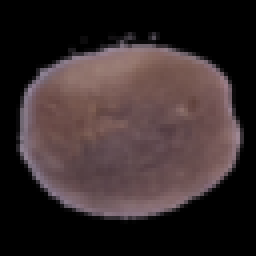
#> input picture Coffee_Inspection_Work/Data/data_raspberry/Black/black_shot1_21.png, 64 x 64 px (shown 4 times larger); its folder holds only this picture in this run
$ python final_image_preparing.py   (older library calls are emulated)
#> lines starting #> are read from the running program, lines starting #| are printed output that depends on the picture
# 해야하는거
# 1. normal img => 전처리 전부 다시해서 주변 노이즈 싹 제거
# 2. broken img => 전처리 전부 다시해서 주변 노이즈 싹 제거
# 3. black img => 전처리 전부 다시해서 주변 노이즈 싹 제거

from PIL import Image
import numpy as np
import matplotlib.pyplot as plt
import cv2
import os
import torch
import glob


# [18 lines of commented-out code are left out]
path = './Final_data_rb/Black/*.png'
black_name_list = glob.glob(path)
black_list = list()
for img_black in black_name_list:
    image = Image.open(img_black)
#> image is the input picture: PIL image 64x64 RGB; mean R, G, B 55, 43, 43.6
    black_list.append(image)

# 이미지 전처리함수
# [102 lines left out: function imgPreprocessing, not called in this run]

# 이미지 생성 및 저장 => .png로 저장해야 한다
angle_list = [0, 30, 45, 60, 90 , 120, 135, 150, 180, 210, 225, 240, 270, 300, 315, 330]

width =  64
height = 64

items = [black_list]
item_names = ['black']
for idx0, item in enumerate(items):
    for idx1, img in enumerate(item):
        # img_processed = Image.fromarray(imgPreprocessing(img,170)[3], 'RGB')
        # img_processed_final = imgPreprocessing(img,170)[3]
        img_processed_final = np.array(img)

        # plt.imshow(img_processed_final)
        # plt.show()
        cnt_sub = 0
        for idx2, angle in enumerate(angle_list):
            # matrix에 회전 array를 생성
            # cv2.getRotationMatrix2D((중심점 X좌표, 중심점 Y좌표), 각도, 스케일)을 설정
            matrix = cv2.getRotationMatrix2D((width/2, height/2), angle , 1)

            # cv2.warpAffine(원본 이미지, 배열, (결과 이미지 너비, 결과 이미지 높이))을 의미
            img_rotated = cv2.warpAffine(img_processed_final, matrix, (width, height))
            Image.fromarray(img_rotated).save('./Rotated_data_rb/' + item_names[idx0] + '/' + item_names[idx0] + '1st_pcd_' + str((idx1)*len(angle_list) + (idx2 + 1)) + '.png')

            print('cnt')
#> this loop made 1 pass
#> idx0 on pass 1: 0
#> (printed output is left out)
#> pass 1, `Image.fromarray(img_rotated).save('./Rotated_data_rb/' + item_names[id..`:
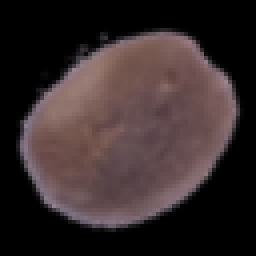
#> saved as black1st_pcd_2.png: PIL image 64x64 RGB (shown 4 times larger); mean R, G, B 55, 43, 43.6
#> pass 1, `Image.fromarray(img_rotated).save('./Rotated_data_rb/' + item_names[id..`:
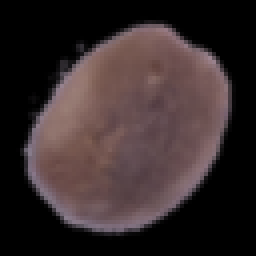
#> saved as black1st_pcd_3.png: PIL image 64x64 RGB (shown 4 times larger); mean R, G, B 55, 43, 43.6
#> pass 1, `Image.fromarray(img_rotated).save('./Rotated_data_rb/' + item_names[id..`:
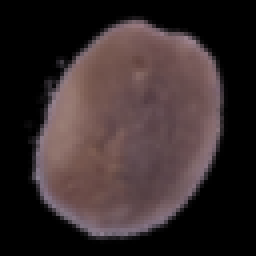
#> saved as black1st_pcd_4.png: PIL image 64x64 RGB (shown 4 times larger); mean R, G, B 55, 43, 43.6
#> pass 1, `Image.fromarray(img_rotated).save('./Rotated_data_rb/' + item_names[id..`:
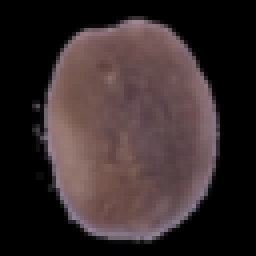
#> saved as black1st_pcd_5.png: PIL image 64x64 RGB (shown 4 times larger); mean R, G, B 55, 43, 43.6
#> after the loop:
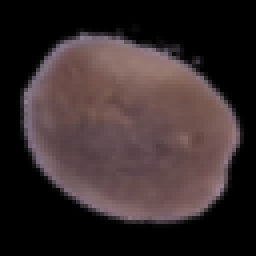
#> img_rotated: shape (64, 64, 3) (shown 4 times larger); mean R, G, B 55, 43, 43.6

$ run again, on Coffee_Inspection_Work/Data/data_raspberry/Black/black_shot2_21.png
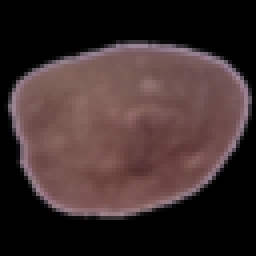
#> input picture Coffee_Inspection_Work/Data/data_raspberry/Black/black_shot2_21.png, 64 x 64 px (shown 4 times larger)
#> image is the input picture: PIL image 64x64 RGB; mean R, G, B 61.6, 45.2, 44.8
#> the loop `for idx0, item in enumerate(items):` made 1 pass
#> idx0 on pass 1: 0
#> (printed output is left out)
#> pass 1, `Image.fromarray(img_rotated).save('./Rotated_data_rb/' + item_names[id..`:
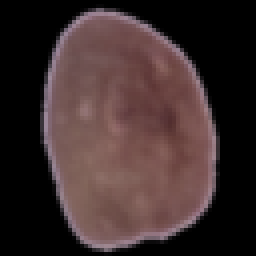
#> saved as black1st_pcd_5.png: PIL image 64x64 RGB (shown 4 times larger); mean R, G, B 61.6, 45.2, 44.8
#> after the loop `for idx0, item in enumerate(items):`:
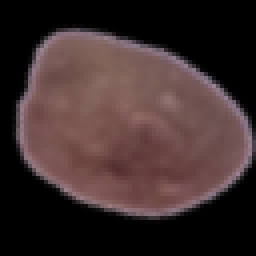
#> img_rotated: shape (64, 64, 3) (shown 4 times larger); mean R, G, B 61.6, 45.2, 44.8

$ run again, on Coffee_Inspection_Work/Data/data_raspberry/Black/black_shot4_4.png
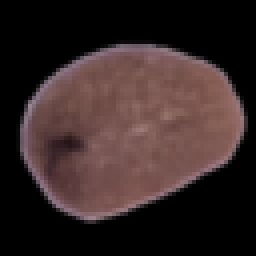
#> input picture Coffee_Inspection_Work/Data/data_raspberry/Black/black_shot4_4.png, 64 x 64 px (shown 4 times larger)
#> image is the input picture: PIL image 64x64 RGB; mean R, G, B 53.8, 38.8, 38
#> the loop `for idx0, item in enumerate(items):` made 1 pass
#> idx0 on pass 1: 0
#> (printed output is left out)
#> pass 1, `Image.fromarray(img_rotated).save('./Rotated_data_rb/' + item_names[id..`:
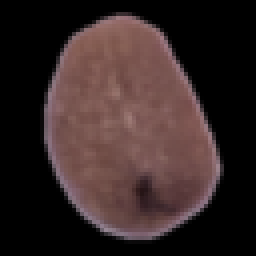
#> saved as black1st_pcd_5.png: PIL image 64x64 RGB (shown 4 times larger); mean R, G, B 53.8, 38.8, 38
#> after the loop `for idx0, item in enumerate(items):`:
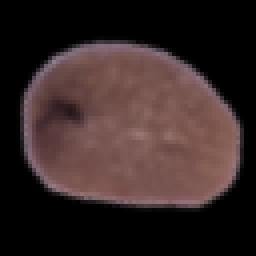
#> img_rotated: shape (64, 64, 3) (shown 4 times larger); mean R, G, B 53.7, 38.8, 38

$ run again, on Coffee_Inspection_Work/Data/data_raspberry/Black/black_shot5_27.png
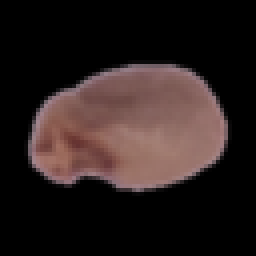
#> input picture Coffee_Inspection_Work/Data/data_raspberry/Black/black_shot5_27.png, 64 x 64 px (shown 4 times larger)
#> image is the input picture: PIL image 64x64 RGB; mean R, G, B 41.9, 30.8, 29.5
#> the loop `for idx0, item in enumerate(items):` made 1 pass
#> idx0 on pass 1: 0
#> (printed output is left out)
#> pass 1, `Image.fromarray(img_rotated).save('./Rotated_data_rb/' + item_names[id..`:
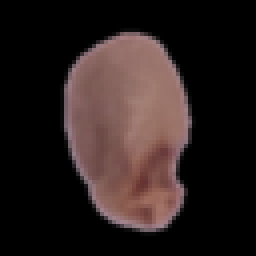
#> saved as black1st_pcd_5.png: PIL image 64x64 RGB (shown 4 times larger); mean R, G, B 41.9, 30.8, 29.5
#> after the loop `for idx0, item in enumerate(items):`:
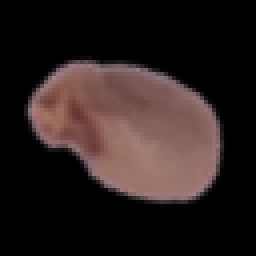
#> img_rotated: shape (64, 64, 3) (shown 4 times larger); mean R, G, B 41.9, 30.8, 29.5
